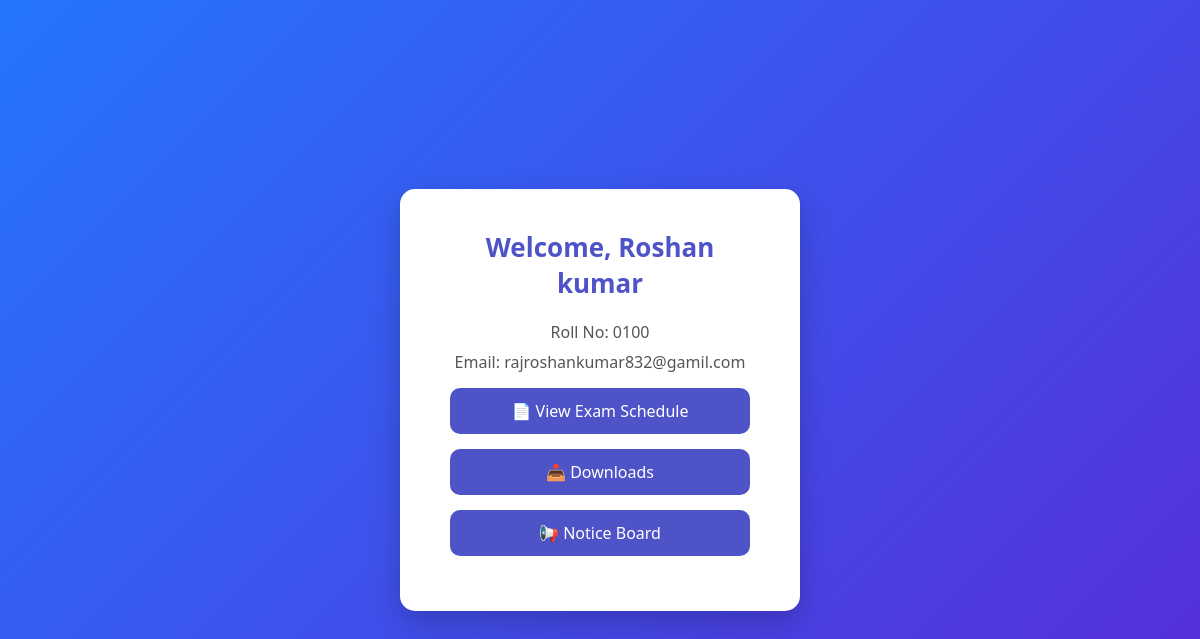
Screenshot of /student/1 with the database file from the repository.
### tables this page shows
CREATE TABLE students (
        id INTEGER PRIMARY KEY AUTOINCREMENT,
        roll_no TEXT,
        name TEXT,
        email TEXT UNIQUE,
        password TEXT
    );

### app.py (the view)
@app.route('/student/<int:student_id>')
def student_dashboard(student_id):
    conn = sqlite3.connect(DB_FILE)
    c = conn.cursor()
    c.execute("SELECT * FROM students WHERE id=?", (student_id,))
    student = c.fetchone()
    conn.close()
    if student:
        return render_template("student_dashboard.html", student=student)
    else:
        return "Student not found", 404

### templates/student_dashboard.html (shortened to what this page needs)
<!DOCTYPE html>
<html lang="en">
<head>
</head>
<body>
    <div class="dashboard-container">
        <h2>Welcome, {{ student[2] }}</h2>
        <p>Roll No: {{ student[1] }}</p>
        <p>Email: {{ student[3] }}</p>
        <a href="/exam-schedule">📄 View Exam Schedule</a>
        <a href="/uploads">📥 Downloads</a>
        <a href="/notices">📢 Notice Board</a>
    </div>
</body>
</html>

### templates/student_dashboard.html (style rules this page uses)
* { box-sizing: border-box; margin: 0; padding: 0; font-family: 'Segoe UI', Tahoma, Geneva, Verdana, sans-serif; }
body { min-height: 100vh; display: flex; justify-content: center; align-items: center; background: linear-gradient(-45deg, #4e54c8, #8f94fb, #6a11cb, #2575fc); background-size: 400% 400%; animation: gradientBG 15s ease infinite; padding: 20px; color: #333; }
.dashboard-container { background: #fff; padding: 40px 50px; border-radius: 15px; box-shadow: 0 12px 30px rgba(0,0,0,0.2); width: 400px; text-align: center; transition: transform 0.3s ease, box-shadow 0.3s ease; }
.dashboard-container h2 { color: #4e54c8; margin-bottom: 20px; font-size: 26px; }
.dashboard-container p { font-size: 16px; margin: 8px 0; color: #555; }
.dashboard-container a { display: block; margin: 15px 0; padding: 12px; background: #4e54c8; color: white; text-decoration: none; border-radius: 10px; transition: 0.3s; font-size: 16px; }

### rows the page displays
students: name "Roshan kumar", roll_no "0100", email "rajroshankumar832@gamil.com"
